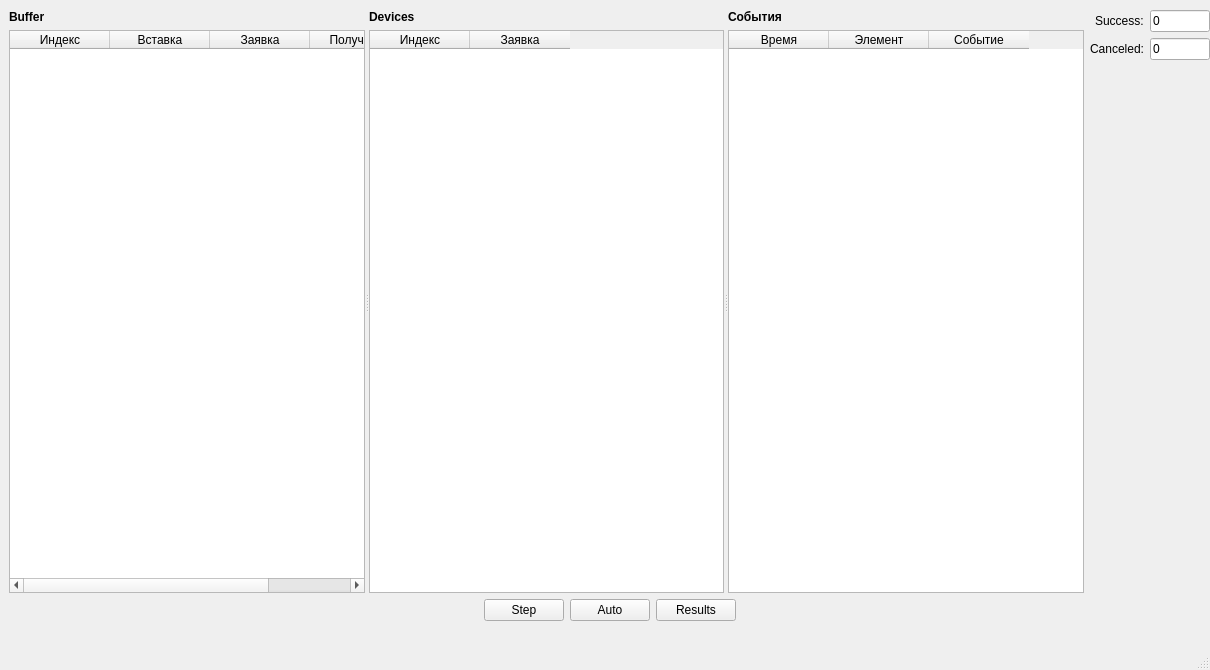
<?xml version="1.0" encoding="UTF-8"?>
<ui version="4.0">
 <class>MainWindow</class>
 <widget class="QMainWindow" name="MainWindow">
  <property name="geometry">
   <rect>
    <x>0</x>
    <y>0</y>
    <width>1210</width>
    <height>670</height>
   </rect>
  </property>
  <property name="windowTitle">
   <string>MainWindow</string>
  </property>
  <widget class="QWidget" name="centralwidget">
   <widget class="QWidget" name="">
    <property name="geometry">
     <rect>
      <x>9</x>
      <y>10</y>
      <width>1201</width>
      <height>611</height>
     </rect>
    </property>
    <layout class="QVBoxLayout" name="verticalLayout_7">
     <item>
      <layout class="QHBoxLayout" name="horizontalLayout_2" stretch="1,0">
       <item>
        <widget class="QSplitter" name="splitter">
         <property name="orientation">
          <enum>Qt::Horizontal</enum>
         </property>
         <widget class="QWidget" name="verticalLayoutWidget">
          <layout class="QVBoxLayout" name="verticalLayout_3">
           <item>
            <widget class="QLabel" name="label">
             <property name="text">
              <string>&lt;b&gt;Buffer&lt;/b&gt;</string>
             </property>
            </widget>
           </item>
           <item>
            <widget class="QTableWidget" name="bufferTable">
             <column>
              <property name="text">
               <string>Индекс</string>
              </property>
             </column>
             <column>
              <property name="text">
               <string>Вставка</string>
              </property>
             </column>
             <column>
              <property name="text">
               <string>Заявка</string>
              </property>
             </column>
             <column>
              <property name="text">
               <string>Получение</string>
              </property>
             </column>
            </widget>
           </item>
          </layout>
         </widget>
         <widget class="QWidget" name="verticalLayoutWidget_2">
          <layout class="QVBoxLayout" name="verticalLayout_4">
           <item>
            <widget class="QLabel" name="label_3">
             <property name="text">
              <string>&lt;b&gt;Devices&lt;/b&gt;</string>
             </property>
            </widget>
           </item>
           <item>
            <widget class="QTableWidget" name="devicesTable">
             <column>
              <property name="text">
               <string>Индекс</string>
              </property>
             </column>
             <column>
              <property name="text">
               <string>Заявка</string>
              </property>
             </column>
            </widget>
           </item>
          </layout>
         </widget>
         <widget class="QWidget" name="">
          <layout class="QVBoxLayout" name="verticalLayout">
           <item>
            <widget class="QLabel" name="label_7">
             <property name="text">
              <string>&lt;b&gt;События&lt;/b&gt;</string>
             </property>
            </widget>
           </item>
           <item>
            <widget class="QTableWidget" name="eventsTable">
             <column>
              <property name="text">
               <string>Время</string>
              </property>
             </column>
             <column>
              <property name="text">
               <string>Элемент</string>
              </property>
             </column>
             <column>
              <property name="text">
               <string>Событие</string>
              </property>
             </column>
            </widget>
           </item>
          </layout>
         </widget>
        </widget>
       </item>
       <item>
        <layout class="QVBoxLayout" name="verticalLayout_2">
         <property name="rightMargin">
          <number>0</number>
         </property>
         <item>
          <layout class="QHBoxLayout" name="horizontalLayout_4">
           <item>
            <spacer name="horizontalSpacer_3">
             <property name="orientation">
              <enum>Qt::Horizontal</enum>
             </property>
             <property name="sizeHint" stdset="0">
              <size>
               <width>0</width>
               <height>20</height>
              </size>
             </property>
            </spacer>
           </item>
           <item>
            <widget class="QLabel" name="label_2">
             <property name="text">
              <string>Success:</string>
             </property>
            </widget>
           </item>
           <item>
            <widget class="QLineEdit" name="succededLine">
             <property name="enabled">
              <bool>true</bool>
             </property>
             <property name="sizePolicy">
              <sizepolicy hsizetype="Minimum" vsizetype="Fixed">
               <horstretch>0</horstretch>
               <verstretch>0</verstretch>
              </sizepolicy>
             </property>
             <property name="minimumSize">
              <size>
               <width>0</width>
               <height>0</height>
              </size>
             </property>
             <property name="maximumSize">
              <size>
               <width>60</width>
               <height>16777215</height>
              </size>
             </property>
             <property name="text">
              <string>0</string>
             </property>
            </widget>
           </item>
          </layout>
         </item>
         <item>
          <layout class="QHBoxLayout" name="horizontalLayout_7">
           <item>
            <spacer name="horizontalSpacer_4">
             <property name="orientation">
              <enum>Qt::Horizontal</enum>
             </property>
             <property name="sizeHint" stdset="0">
              <size>
               <width>0</width>
               <height>20</height>
              </size>
             </property>
            </spacer>
           </item>
           <item>
            <widget class="QLabel" name="label_5">
             <property name="text">
              <string>Canceled:</string>
             </property>
            </widget>
           </item>
           <item>
            <widget class="QLineEdit" name="canceledLine">
             <property name="sizePolicy">
              <sizepolicy hsizetype="Minimum" vsizetype="Fixed">
               <horstretch>0</horstretch>
               <verstretch>0</verstretch>
              </sizepolicy>
             </property>
             <property name="maximumSize">
              <size>
               <width>60</width>
               <height>16777215</height>
              </size>
             </property>
             <property name="text">
              <string>0</string>
             </property>
            </widget>
           </item>
          </layout>
         </item>
         <item>
          <spacer name="verticalSpacer">
           <property name="orientation">
            <enum>Qt::Vertical</enum>
           </property>
           <property name="sizeHint" stdset="0">
            <size>
             <width>20</width>
             <height>40</height>
            </size>
           </property>
          </spacer>
         </item>
        </layout>
       </item>
      </layout>
     </item>
     <item>
      <layout class="QHBoxLayout" name="horizontalLayout">
       <item>
        <spacer name="horizontalSpacer">
         <property name="orientation">
          <enum>Qt::Horizontal</enum>
         </property>
         <property name="sizeHint" stdset="0">
          <size>
           <width>40</width>
           <height>20</height>
          </size>
         </property>
        </spacer>
       </item>
       <item>
        <widget class="QPushButton" name="stepBtn">
         <property name="text">
          <string>Step</string>
         </property>
        </widget>
       </item>
       <item>
        <widget class="QPushButton" name="autoBtn">
         <property name="text">
          <string>Auto</string>
         </property>
        </widget>
       </item>
       <item>
        <widget class="QPushButton" name="resultsBtn">
         <property name="text">
          <string>Results</string>
         </property>
        </widget>
       </item>
       <item>
        <spacer name="horizontalSpacer_2">
         <property name="orientation">
          <enum>Qt::Horizontal</enum>
         </property>
         <property name="sizeHint" stdset="0">
          <size>
           <width>40</width>
           <height>20</height>
          </size>
         </property>
        </spacer>
       </item>
      </layout>
     </item>
    </layout>
   </widget>
  </widget>
  <widget class="QMenuBar" name="menubar">
   <property name="geometry">
    <rect>
     <x>0</x>
     <y>0</y>
     <width>1210</width>
     <height>22</height>
    </rect>
   </property>
  </widget>
  <widget class="QStatusBar" name="statusbar"/>
 </widget>
 <resources/>
 <connections/>
</ui>
